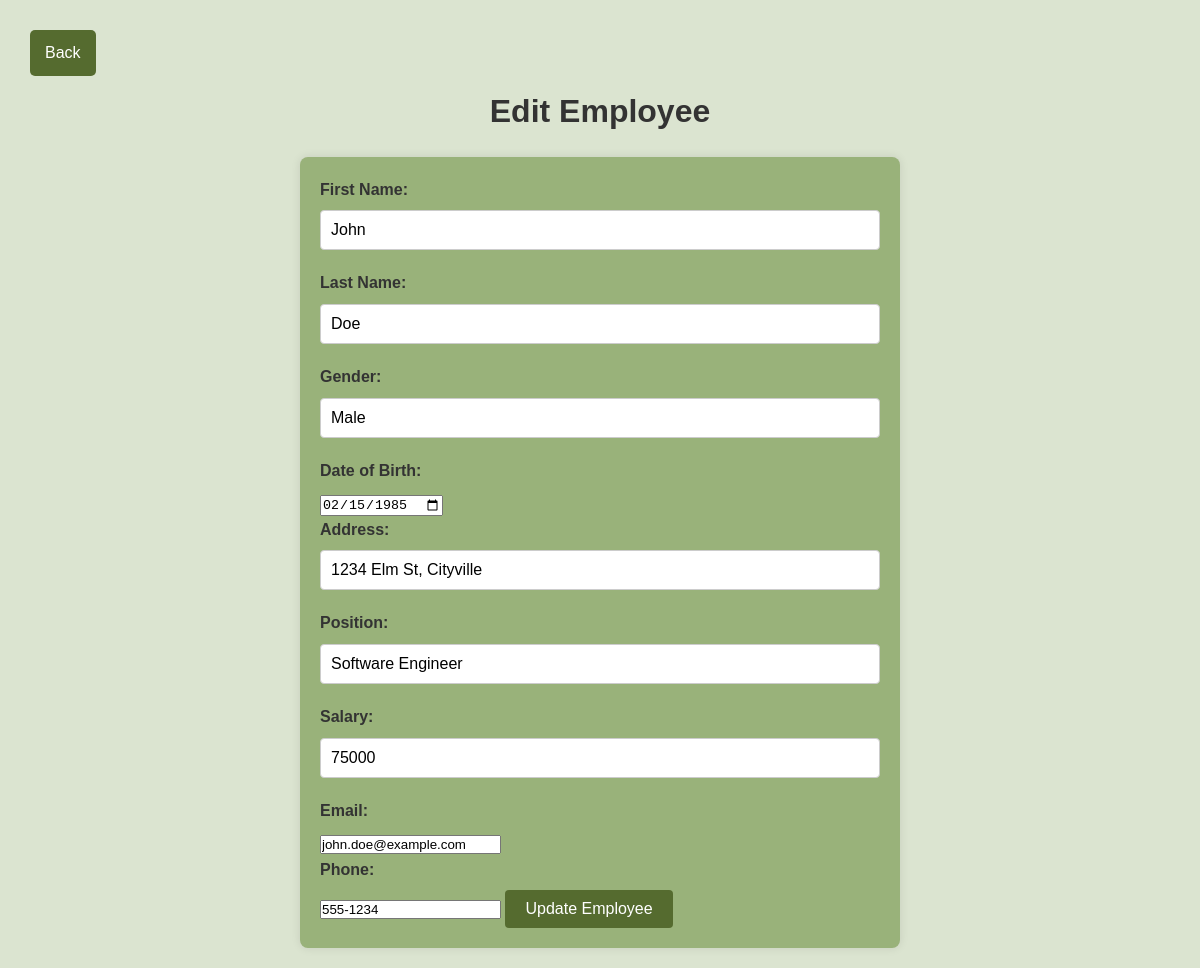
/Employee_Database/edit.php?id=1, run on the app's committed database.
### tables this page shows
CREATE TABLE `employee_data` (
  `id` int(11) NOT NULL AUTO_INCREMENT,
  `Fname` varchar(255) NOT NULL,
  `Lname` varchar(255) NOT NULL,
  `gender` varchar(255) NOT NULL,
  `date_birth` date NOT NULL,
  `Address` varchar(255) NOT NULL,
  `position` varchar(255) NOT NULL,
  `salary` decimal(10,0) NOT NULL,
  `email` varchar(255) NOT NULL,
  `phone` varchar(11) NOT NULL,
  PRIMARY KEY (`id`)
);

### Employee_Database/edit.php (the view, shortened to what this page needs)
<?php
include 'config.php';
if (isset($_GET['id'])) {
    $employee_id = (int)$_GET['id'];
    $sql = "SELECT * FROM employee_data WHERE id = ?";
    $stmt = $conn->prepare($sql);
    $stmt->bind_param("i", $employee_id);
    $stmt->execute();
    $result = $stmt->get_result();
    if ($result->num_rows > 0) {
        $employee = $result->fetch_assoc();
    } else {
        echo "Employee not found.";
        exit;
    }
} else {
    echo "No employee ID specified.";
    exit;
}
?>
<!DOCTYPE html>
<html lang="en">
<head>
    <link rel="stylesheet" href="../CSS/Edit.css">
</head>
<body>
    <div class="back-btn-container">
        <a class="back-btn" href="../Employee_Database/index.php">Back</a>
    </div>
    <h1>Edit Employee</h1>
    <form method="post" action="./edit.php?id=<?php echo $employee_id; ?>">
        <label for="fname">First Name:</label>
        <input type="text" name="fname" id="fname" value="<?php echo htmlspecialchars($employee['Fname'], ENT_QUOTES, 'UTF-8'); ?>" required>
        <label for="lname">Last Name:</label>
        <input type="text" name="lname" id="lname" value="<?php echo htmlspecialchars($employee['Lname'], ENT_QUOTES, 'UTF-8'); ?>" required>
        <label for="gender">Gender:</label>
        <input type="text" name="gender" id="gender" value="<?php echo htmlspecialchars($employee['gender'], ENT_QUOTES, 'UTF-8'); ?>" required>
        <label for="date_birth">Date of Birth:</label>
        <input type="date" name="date_birth" id="date_birth" value="<?php echo htmlspecialchars($employee['date_birth'], ENT_QUOTES, 'UTF-8'); ?>" required>
        <label for="Address">Address:</label>
        <input type="text" name="Address" id="Address" value="<?php echo htmlspecialchars($employee['Address'], ENT_QUOTES, 'UTF-8'); ?>" required>
        <label for="position">Position:</label>
        <input type="text" name="position" id="position" value="<?php echo htmlspecialchars($employee['position'], ENT_QUOTES, 'UTF-8'); ?>" required>
        <label for="salary">Salary:</label>
        <input type="number" name="salary" id="salary" value="<?php echo htmlspecialchars($employee['salary'], ENT_QUOTES, 'UTF-8'); ?>" required>
        <label for="email">Email:</label>
        <input type="email" name="email" id="email" value="<?php echo htmlspecialchars($employee['email'], ENT_QUOTES, 'UTF-8'); ?>" required>
        <label for="phone">Phone:</label>
        <input type="tel" name="phone" id="phone" value="<?php echo htmlspecialchars($employee['phone'], ENT_QUOTES, 'UTF-8'); ?>" required>
        <button type="submit" name="update_employee">Update Employee</button>
    </form>
</body>
</html>

### CSS/Edit.css (style rules this page uses)
body, h1, form, input, textarea, button { margin: 0; padding: 0; box-sizing: border-box; }
:root { --darkest-shade: #2a3417; --darker-shade: #3f4a22; --base-color: #556b2f; --lighter-tint: #758b4d; --lightest-tint: #99b27a; --extra-lightest-tint: #dbe4d0; }
body { font-family: Arial, sans-serif; background-color: var(--extra-lightest-tint); color: #333; line-height: 1.6; padding: 20px; }
h1 { text-align: center; color: #333; margin-bottom: 20px; }
form { max-width: 600px; margin: 0 auto; padding: 20px; background-color: var(--lightest-tint); border-radius: 8px; box-shadow: 0 0 10px rgba(0, 0, 0, 0.1); }
label { display: block; margin-bottom: 8px; font-weight: bold; }
input[type='text'], input[type='number'], textarea { width: 100%; padding: 10px; margin-bottom: 20px; border: 1px solid #ccc; border-radius: 4px; font-size: 16px; }
button { padding: 10px 20px; border: none; border-radius: 4px; background-color: darkolivegreen; color: #fff; font-size: 16px; cursor: pointer; }
.back-btn-container { margin: 10px 10px; }
.back-btn { display: inline-block; padding: 10px 15px; background-color: var(--base-color); color: white; text-align: center; text-decoration: none; border-radius: 5px; transition: background-color 0.3s; border: none; }

### data on the page
employee_data: fname "John", lname "Doe", gender "Male", date_birth "02/15/1985", Address "1234 Elm St, Cityville", position "Software Engineer", salary "75000", email "john.doe@example.com", phone "555-1234"
